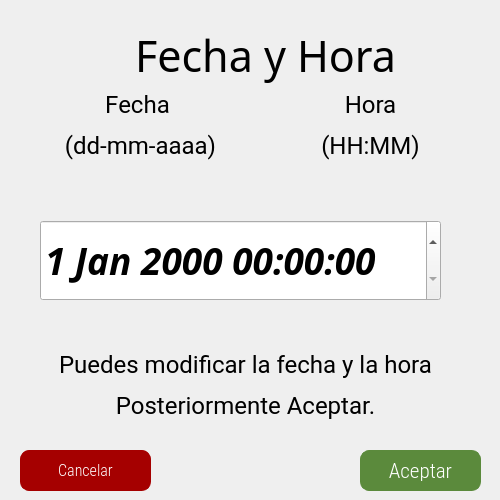
<?xml version="1.0" encoding="UTF-8"?>
<ui version="4.0">
 <class>dConfigurarFechaHora</class>
 <widget class="QDialog" name="dConfigurarFechaHora">
  <property name="enabled">
   <bool>true</bool>
  </property>
  <property name="geometry">
   <rect>
    <x>0</x>
    <y>0</y>
    <width>500</width>
    <height>500</height>
   </rect>
  </property>
  <property name="minimumSize">
   <size>
    <width>500</width>
    <height>500</height>
   </size>
  </property>
  <property name="maximumSize">
   <size>
    <width>500</width>
    <height>500</height>
   </size>
  </property>
  <property name="font">
   <font>
    <pointsize>16</pointsize>
   </font>
  </property>
  <property name="windowTitle">
   <string>Registro de Usuarios</string>
  </property>
  <property name="windowIcon">
   <iconset>
    <normaloff>../Ticket/Version 1/img/logotipo1.png</normaloff>../Ticket/Version 1/img/logotipo1.png</iconset>
  </property>
  <widget class="QLabel" name="label_Atributo">
   <property name="geometry">
    <rect>
     <x>60</x>
     <y>90</y>
     <width>161</width>
     <height>91</height>
    </rect>
   </property>
   <property name="font">
    <font>
     <family>Roboto</family>
     <pointsize>14</pointsize>
     <weight>50</weight>
     <bold>false</bold>
    </font>
   </property>
   <property name="text">
    <string>&lt;html&gt;&lt;head/&gt;&lt;body&gt;&lt;p align=&quot;center&quot;&gt;&lt;span style=&quot; font-size:18pt;&quot;&gt;Fecha &lt;/span&gt;&lt;/p&gt;&lt;p align=&quot;center&quot;&gt;&lt;span style=&quot; font-size:18pt;&quot;&gt;(dd-mm-aaaa)&lt;/span&gt;&lt;br/&gt;&lt;/p&gt;&lt;/body&gt;&lt;/html&gt;</string>
   </property>
  </widget>
  <widget class="QPushButton" name="pushButton_Aceptar">
   <property name="geometry">
    <rect>
     <x>360</x>
     <y>450</y>
     <width>121</width>
     <height>41</height>
    </rect>
   </property>
   <property name="font">
    <font>
     <family>Roboto Condensed</family>
     <pointsize>16</pointsize>
     <weight>9</weight>
     <italic>false</italic>
     <bold>false</bold>
    </font>
   </property>
   <property name="styleSheet">
    <string notr="true">QPushButton{
	border:1px solid #5b8a3c;
   border-top: 1px solid #5b8a3c;
   background: #5b8a3c;
   padding: 9px 18px;
   border-radius: 9px;
   color: white;
	font: 75 16pt &quot;Roboto Condensed&quot;;
   /*text-decoration: none;*/
   vertical-align: middle;

}
  
QPushButton:hover {
   border-top-color:rgb(77, 207, 57);
	background: rgb(77, 207, 57);
   }</string>
   </property>
   <property name="text">
    <string>Aceptar</string>
   </property>
   <property name="shortcut">
    <string>Return</string>
   </property>
  </widget>
  <widget class="QLabel" name="label_Titulo">
   <property name="geometry">
    <rect>
     <x>40</x>
     <y>20</y>
     <width>451</width>
     <height>71</height>
    </rect>
   </property>
   <property name="font">
    <font>
     <family>Return To Sender</family>
     <pointsize>32</pointsize>
     <weight>50</weight>
     <bold>false</bold>
    </font>
   </property>
   <property name="text">
    <string>Fecha y Hora</string>
   </property>
   <property name="alignment">
    <set>Qt::AlignCenter</set>
   </property>
  </widget>
  <widget class="QPushButton" name="pushButton_Cancelar">
   <property name="geometry">
    <rect>
     <x>20</x>
     <y>450</y>
     <width>131</width>
     <height>41</height>
    </rect>
   </property>
   <property name="font">
    <font>
     <family>Roboto Condensed</family>
     <pointsize>16</pointsize>
     <weight>9</weight>
     <italic>false</italic>
     <bold>false</bold>
    </font>
   </property>
   <property name="styleSheet">
    <string notr="true">QPushButton{
   border:1px solid rgb(165, 0, 0);
   border-top: rgb(165, 0, 0);
   background: rgb(165, 0, 0);
   padding: 9px 18px;
   border-radius: 9px;
   color: white;
   font-size: 16px;
	font: 75 16pt &quot;Roboto Condensed&quot;;
   /*text-decoration: none;*/
   vertical-align: middle;

}
  
QPushButton:hover {
   border-top-color: rgb(235, 0, 3);
	background:rgb(235, 0, 3);
   }</string>
   </property>
   <property name="text">
    <string>Cancelar</string>
   </property>
   <property name="shortcut">
    <string/>
   </property>
  </widget>
  <widget class="QLabel" name="label_Imagen">
   <property name="geometry">
    <rect>
     <x>210</x>
     <y>340</y>
     <width>111</width>
     <height>111</height>
    </rect>
   </property>
   <property name="text">
    <string/>
   </property>
   <property name="pixmap">
    <pixmap>../Ticket/Version 1/img/logotipo1.png</pixmap>
   </property>
   <property name="scaledContents">
    <bool>true</bool>
   </property>
  </widget>
  <widget class="QDateTimeEdit" name="dateTimeEdit">
   <property name="geometry">
    <rect>
     <x>40</x>
     <y>220</y>
     <width>401</width>
     <height>81</height>
    </rect>
   </property>
   <property name="font">
    <font>
     <family>Droid Arabic Kufi</family>
     <pointsize>28</pointsize>
     <weight>75</weight>
     <italic>true</italic>
     <bold>true</bold>
    </font>
   </property>
   <property name="minimumDate">
    <date>
     <year>1752</year>
     <month>9</month>
     <day>20</day>
    </date>
   </property>
  </widget>
  <widget class="QLabel" name="label_Atributo_2">
   <property name="geometry">
    <rect>
     <x>290</x>
     <y>90</y>
     <width>161</width>
     <height>91</height>
    </rect>
   </property>
   <property name="font">
    <font>
     <family>Roboto</family>
     <pointsize>14</pointsize>
     <weight>50</weight>
     <bold>false</bold>
    </font>
   </property>
   <property name="text">
    <string>&lt;html&gt;&lt;head/&gt;&lt;body&gt;&lt;p align=&quot;center&quot;&gt;&lt;span style=&quot; font-size:18pt;&quot;&gt;Hora&lt;/span&gt;&lt;/p&gt;&lt;p align=&quot;center&quot;&gt;&lt;span style=&quot; font-size:18pt;&quot;&gt;(HH:MM)&lt;/span&gt;&lt;br/&gt;&lt;/p&gt;&lt;/body&gt;&lt;/html&gt;</string>
   </property>
  </widget>
  <widget class="QLabel" name="label_Atributo_3">
   <property name="geometry">
    <rect>
     <x>30</x>
     <y>330</y>
     <width>431</width>
     <height>111</height>
    </rect>
   </property>
   <property name="font">
    <font>
     <family>Roboto</family>
     <pointsize>14</pointsize>
     <weight>50</weight>
     <bold>false</bold>
    </font>
   </property>
   <property name="text">
    <string>&lt;html&gt;&lt;head/&gt;&lt;body&gt;&lt;p align=&quot;center&quot;&gt;&lt;span style=&quot; font-size:18pt;&quot;&gt;Puedes modificar la fecha y la hora&lt;/span&gt;&lt;/p&gt;&lt;p align=&quot;center&quot;&gt;&lt;span style=&quot; font-size:18pt;&quot;&gt;Posteriormente Aceptar.&lt;/span&gt;&lt;/p&gt;&lt;/body&gt;&lt;/html&gt;</string>
   </property>
  </widget>
 </widget>
 <resources/>
 <connections/>
</ui>
